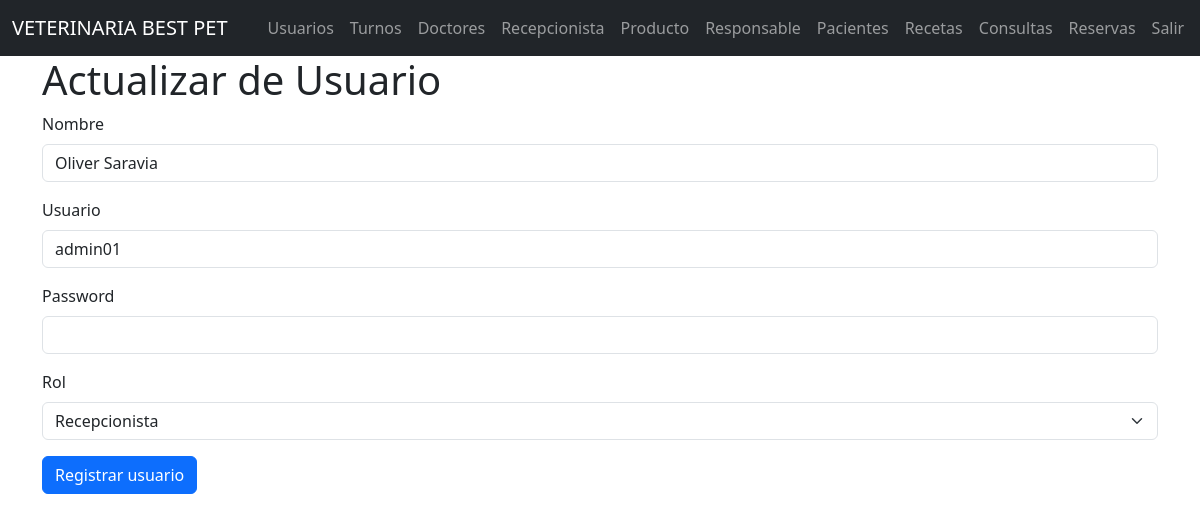
The app's page /usuarios/edit/1 with its own data.
### models/usurio_model.py (models this page shows, shortened)
class Usuario(db.Model, UserMixin):
    __tablename__ = "usuarios"
    id = db.Column(db.Integer,primary_key=True)
    nombre = db.Column(db.String(80),nullable=False, unique=True)
    username = db.Column(db.String(20),nullable=False)
    password = db.Column(db.String,nullable=False)
    rol =db.Column(db.String(20),nullable=False)
    @staticmethod
    def get_by_id(id):
        return Usuario.query.get(id)

### controllers/usuario_controller.py (the view, shortened to what this page needs)
@usuario_bp.route("/edit/<int:id>", methods = ['GET','POST'])
def edit(id):
    usuario = Usuario.get_by_id(id)
    return usuario_view.edit(usuario)

### run.py (called while the page is built)
@app.context_processor
def inject_active_path():
    def is_active(path):
        return 'active'if request.path == path else ''
    return dict(is_active = is_active)

### views/usuario_view.py (called while the page is built)
def edit(usuario):
    return render_template('usuarios/edit.html', usuario = usuario)

### templates/usuarios/edit.html (shortened to what this page needs)
{% extends 'base.html' %}
{% block content %}
<h1>Actualizar de Usuario</h1>
<form action="{{ url_for('usuario.edit', id=usuario.id) }}" method="POST">
    <div class="mb-3">
        <label for="" class="form-label">Nombre</label>
        <input type="text" class="form-control" name="nombre" value="{{usuario.nombre}}" required>
    </div>
    <div class="mb-3">
        <label for="" class="form-label">Usuario</label>
        <input type="text" class="form-control" name="username" value="{{usuario.username}}" required>
    </div>
    <div class="mb-3">
        <label for="" class="form-label">Password</label>
        <input type="password" class="form-control" name="password" >
    </div>
    <div class="mb-3">
        <label for="" class="form-label">Rol</label>
        <select name="rol" class="form-select" required>
        <option value="recep" {% if usuario.rol=='recep'%}selected{%endif%}>Recepcionista</option>
        </select>
    </div>
    <button type="submit" class="btn btn-primary">Registrar usuario</button>
</form>
{% endblock %}

### records on screen
Usuario: nombre "Oliver Saravia", username "admin01", rol "Recepcionista"
